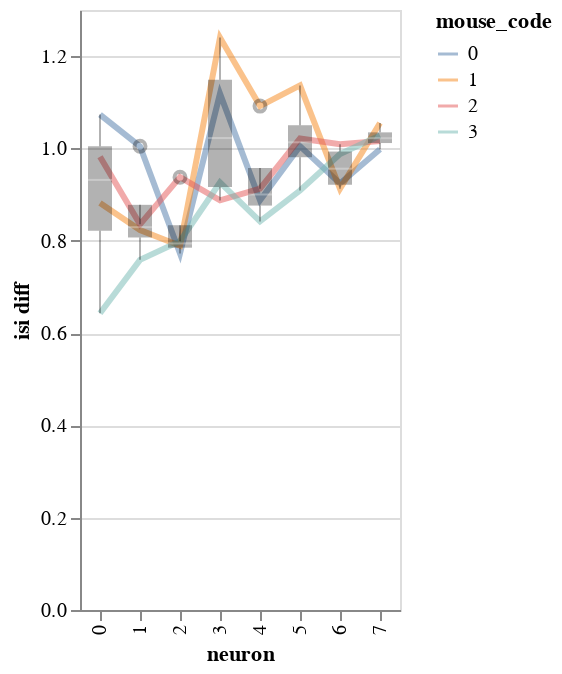

Notebook source saved alongside this figure:
### Code cell
from bayes_window import visualization,utils
from importlib import reload
reload(visualization)
reload(utils)
y='isi'
df['neuron']=df['neuron'].astype(int)
ddf, dy = utils.make_fold_change(df,
                         y=y,
                         index_cols=('stim', 'mouse_code', 'neuron'),
                         condition_name='stim',
                         do_take_mean=True)

visualization.plot_data(x='neuron',y=dy, color='mouse_code',add_box=True,df=ddf)

### Figure 1 — Vega-Lite specification as saved in the notebook (floating-point values rounded to 4 significant figures)
{"config": {"view": {"continuousWidth": 400, "continuousHeight": 300}}, "layer": [{"mark": {"type": "line", "fill": null, "opacity": 0.5, "size": 3}, "encoding": {"color": {"type": "nominal", "field": "mouse_code"}, "x": {"type": "ordinal", "field": "neuron"}, "y": {"type": "quantitative", "field": "isi diff"}}}, {"mark": {"type": "boxplot", "color": "black", "opacity": 0.3, "size": 12}, "encoding": {"x": {"type": "ordinal", "field": "neuron"}, "y": {"type": "quantitative", "field": "isi diff"}}}], "data": {"name": "data-1c5ed1583b8f9dcd36d0deb5c625138b"}, "$schema": "https://vega.github.io/schema/vega-lite/v4.8.1.json", "datasets": {"data-1c5ed1583b8f9dcd36d0deb5c625138b": [{"mouse_code": 0, "neuron": 0, "i_trial": 1.0, "neuron_code": null, "log_firing_rate": 1.047, "Firing rate": 1.429, "firing_rate": 1.429, "i_spike": 0.9793, "isi diff": 1.073, "log_isi": 0.9831}, {"mouse_code": 0, "neuron": 1, "i_trial": 1.0, "neuron_code": 1.0, "log_firing_rate": 1.012, "Firing rate": 1.113, "firing_rate": 1.113, "i_spike": 1.01, "isi diff": 1.005, "log_isi": 1.005}, {"mouse_code": 0, "neuron": 2, "i_trial": 1.0, "neuron_code": 1.0, "log_firing_rate": 1.028, "Firing rate": 1.18, "firing_rate": 1.18, "i_spike": 1.304, "isi diff": 0.7724, "log_isi": 1.097}, {"mouse_code": 0, "neuron": 3, "i_trial": 1.0, "neuron_code": 1.0, "log_firing_rate": 0.7784, "Firing rate": 0.2751, "firing_rate": 0.2751, "i_spike": 0.8713, "isi diff": 1.119, "log_isi": 0.9631}, {"mouse_code": 0, "neuron": 4, "i_trial": 1.0, "neuron_code": 1.0, "log_firing_rate": 0.9775, "Firing rate": 0.7093, "firing_rate": 0.7093, "i_spike": 1.126, "isi diff": 0.8877, "log_isi": 1.039}, {"mouse_code": 0, "neuron": 5, "i_trial": 1.0, "neuron_code": 1.0, "log_firing_rate": 1.04, "Firing rate": 1.147, "firing_rate": 1.147, "i_spike": 0.9975, "isi diff": 1.005, "log_isi": 0.9987}, {"mouse_code": 0, "neuron": 6, "i_trial": 1.0, "neuron_code": 1.0, "log_firing_rate": 1.095, "Firing rate": 2.499, "firing_rate": 2.499, "i_spike": 1.085, "isi diff": 0.9243, "log_isi": 1.023}, {"mouse_code": 0, "neuron": 7, "i_trial": 1.0, "neuron_code": 1.0, "log_firing_rate": 1.084, "Firing rate": 1.715, "firing_rate": 1.715, "i_spike": 1.0, "isi diff": 0.9982, "log_isi": 1.0}, {"mouse_code": 1, "neuron": 0, "i_trial": 1.0, "neuron_code": 1.0, "log_firing_rate": 1.18, "Firing rate": 2.392, "firing_rate": 2.392, "i_spike": 1.154, "isi diff": 0.8816, "log_isi": 1.051}, {"mouse_code": 1, "neuron": 1, "i_trial": 1.0, "neuron_code": 1.0, "log_firing_rate": 1.043, "Firing rate": 1.198, "firing_rate": 1.198, "i_spike": 1.267, "isi diff": 0.8233, "log_isi": 1.081}, {"mouse_code": 1, "neuron": 2, "i_trial": 1.0, "neuron_code": 1.0, "log_firing_rate": 1.011, "Firing rate": 1.092, "firing_rate": 1.092, "i_spike": 1.255, "isi diff": 0.7892, "log_isi": 1.086}, {"mouse_code": 1, "neuron": 3, "i_trial": 1.0, "neuron_code": 1.0, "log_firing_rate": 1.151, "Firing rate": 2.791, "firing_rate": 2.791, "i_spike": 0.797, "isi diff": 1.24, "log_isi": 0.9323}, {"mouse_code": 1, "neuron": 4, "i_trial": 1.0, "neuron_code": 1.0, "log_firing_rate": 1.03, "Firing rate": 1.166, "firing_rate": 1.166, "i_spike": 0.9205, "isi diff": 1.092, "log_isi": 0.9738}, {"mouse_code": 1, "neuron": 5, "i_trial": 1.0, "neuron_code": 1.0, "log_firing_rate": 1.207, "Firing rate": 3.091, "firing_rate": 3.091, "i_spike": 0.8837, "isi diff": 1.137, "log_isi": 0.9632}, {"mouse_code": 1, "neuron": 6, "i_trial": 1.0, "neuron_code": 1.0, "log_firing_rate": 0.8852, "Firing rate": 0.471, "firing_rate": 0.471, "i_spike": 1.091, "isi diff": 0.9127, "log_isi": 1.026}, {"mouse_code": 1, "neuron": 7, "i_trial": 1.0, "neuron_code": 1.0, "log_firing_rate": 1.075, "Firing rate": 1.825, "firing_rate": 1.825, "i_spike": 0.9454, "isi diff": 1.055, "log_isi": 0.9856}, {"mouse_code": 2, "neuron": 0, "i_trial": 1.0, "neuron_code": 1.0, "log_firing_rate": 1.041, "Firing rate": 1.169, "firing_rate": 1.169, "i_spike": 1.005, "isi diff": 0.9821, "log_isi": 1.004}, {"mouse_code": 2, "neuron": 1, "i_trial": 1.0, "neuron_code": 1.0, "log_firing_rate": 1.067, "Firing rate": 1.347, "firing_rate": 1.347, "i_spike": 1.203, "isi diff": 0.8356, "log_isi": 1.067}, {"mouse_code": 2, "neuron": 2, "i_trial": 1.0, "neuron_code": 1.0, "log_firing_rate": 1.028, "Firing rate": 1.142, "firing_rate": 1.142, "i_spike": 1.089, "isi diff": 0.9378, "log_isi": 1.026}, {"mouse_code": 2, "neuron": 3, "i_trial": 1.0, "neuron_code": 1.0, "log_firing_rate": 1.056, "Firing rate": 1.324, "firing_rate": 1.324, "i_spike": 1.119, "isi diff": 0.8875, "log_isi": 1.04}, {"mouse_code": 2, "neuron": 4, "i_trial": 1.0, "neuron_code": 1.0, "log_firing_rate": 0.9059, "Firing rate": 0.5954, "firing_rate": 0.5954, "i_spike": 1.102, "isi diff": 0.9129, "log_isi": 1.029}, {"mouse_code": 2, "neuron": 5, "i_trial": 1.0, "neuron_code": 1.0, "log_firing_rate": 0.8979, "Firing rate": 0.5448, "firing_rate": 0.5448, "i_spike": 0.9603, "isi diff": 1.022, "log_isi": 0.9936}, {"mouse_code": 2, "neuron": 6, "i_trial": 1.0, "neuron_code": 1.0, "log_firing_rate": 0.8459, "Firing rate": 0.3761, "firing_rate": 0.3761, "i_spike": 0.9981, "isi diff": 1.009, "log_isi": 0.9976}, {"mouse_code": 2, "neuron": 7, "i_trial": 1.0, "neuron_code": 1.0, "log_firing_rate": 1.015, "Firing rate": 1.107, "firing_rate": 1.107, "i_spike": 0.9795, "isi diff": 1.016, "log_isi": 0.9956}, {"mouse_code": 3, "neuron": 0, "i_trial": 1.0, "neuron_code": 1.0, "log_firing_rate": 0.9891, "Firing rate": 0.6855, "firing_rate": 0.6855, "i_spike": 1.568, "isi diff": 0.643, "log_isi": 1.191}, {"mouse_code": 3, "neuron": 1, "i_trial": 1.0, "neuron_code": 1.0, "log_firing_rate": 1.108, "Firing rate": 1.855, "firing_rate": 1.855, "i_spike": 1.351, "isi diff": 0.7587, "log_isi": 1.113}, {"mouse_code": 3, "neuron": 2, "i_trial": 1.0, "neuron_code": 1.0, "log_firing_rate": 1.17, "Firing rate": 2.052, "firing_rate": 2.052, "i_spike": 1.279, "isi diff": 0.799, "log_isi": 1.083}, {"mouse_code": 3, "neuron": 3, "i_trial": 1.0, "neuron_code": 1.0, "log_firing_rate": 1.192, "Firing rate": 2.455, "firing_rate": 2.455, "i_spike": 1.094, "isi diff": 0.9263, "log_isi": 1.026}, {"mouse_code": 3, "neuron": 4, "i_trial": 1.0, "neuron_code": 1.0, "log_firing_rate": 0.8335, "Firing rate": 0.3687, "firing_rate": 0.3687, "i_spike": 1.19, "isi diff": 0.842, "log_isi": 1.056}, {"mouse_code": 3, "neuron": 5, "i_trial": 1.0, "neuron_code": 1.0, "log_firing_rate": 0.8786, "Firing rate": 0.5166, "firing_rate": 0.5166, "i_spike": 1.091, "isi diff": 0.9089, "log_isi": 1.028}, {"mouse_code": 3, "neuron": 6, "i_trial": 1.0, "neuron_code": 1.0, "log_firing_rate": 0.8331, "Firing rate": 0.1623, "firing_rate": 0.1623, "i_spike": 0.9939, "isi diff": 0.9881, "log_isi": 1.003}, {"mouse_code": 3, "neuron": 7, "i_trial": 1.0, "neuron_code": 1.0, "log_firing_rate": 1.058, "Firing rate": 1.498, "firing_rate": 1.498, "i_spike": 0.984, "isi diff": 1.028, "log_isi": 0.9937}]}}
